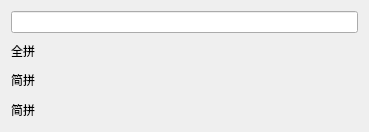
<?xml version="1.0" encoding="UTF-8"?>
<ui version="4.0">
 <class>frmZhToPY</class>
 <widget class="QWidget" name="frmZhToPY">
  <property name="geometry">
   <rect>
    <x>0</x>
    <y>0</y>
    <width>369</width>
    <height>132</height>
   </rect>
  </property>
  <property name="windowTitle">
   <string>Form</string>
  </property>
  <layout class="QVBoxLayout" name="verticalLayout">
   <item>
    <widget class="QLineEdit" name="edit">
     <property name="text">
      <string/>
     </property>
    </widget>
   </item>
   <item>
    <layout class="QGridLayout" name="gridLayout" rowstretch="1,1,1" columnstretch="1,20">
     <item row="1" column="1">
      <widget class="QLabel" name="label_JP">
       <property name="text">
        <string/>
       </property>
      </widget>
     </item>
     <item row="0" column="0">
      <widget class="QLabel" name="label">
       <property name="text">
        <string>全拼</string>
       </property>
      </widget>
     </item>
     <item row="1" column="0">
      <widget class="QLabel" name="label_2">
       <property name="text">
        <string>简拼</string>
       </property>
      </widget>
     </item>
     <item row="0" column="1">
      <widget class="QLabel" name="label_PY">
       <property name="text">
        <string/>
       </property>
      </widget>
     </item>
     <item row="2" column="1">
      <widget class="QLabel" name="label_ZM">
       <property name="text">
        <string/>
       </property>
      </widget>
     </item>
     <item row="2" column="0">
      <widget class="QLabel" name="label_3">
       <property name="text">
        <string>简拼</string>
       </property>
      </widget>
     </item>
    </layout>
   </item>
  </layout>
 </widget>
 <resources/>
 <connections/>
</ui>
